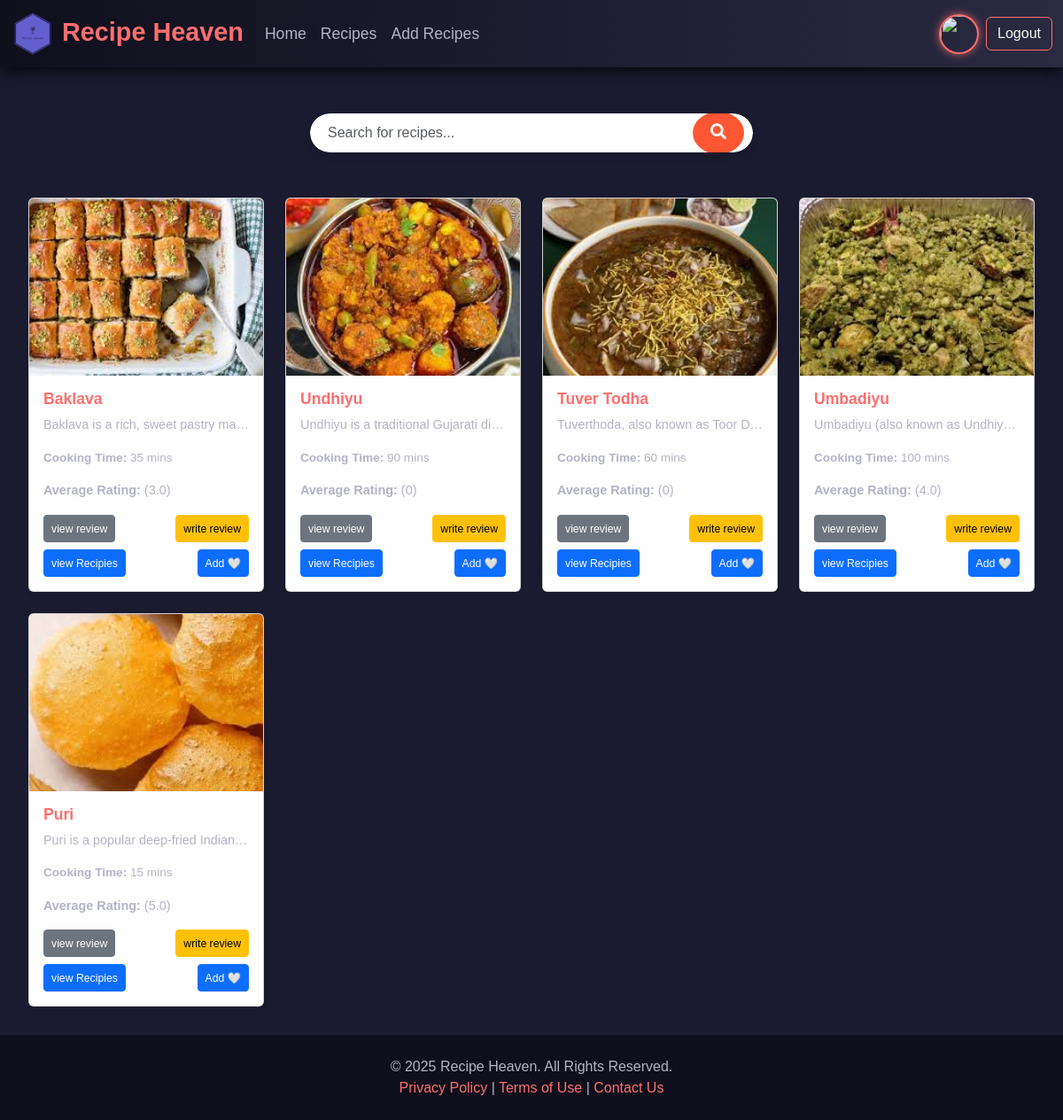
/recipies/ (signed in), run on the app's committed database.
### racipies/models.py (models this page shows, shortened)
class Recipes(models.Model):
    recipe_name = models.CharField(max_length=150)
    recipe_category = models.CharField(max_length=100)
    prep_time = models.PositiveIntegerField(help_text="Preparation time in minutes")
    cook_time = models.PositiveIntegerField(help_text="Cooking time in minutes")
    description = models.TextField(blank=True, help_text="Brief description of the recipe")
    ingredients=models.TextField(blank=True)
    steps=models.TextField(blank=True)
    image = models.ImageField(upload_to='recipes/', blank=True, null=True, help_text="Upload an image of the recipe")
    created_at = models.DateTimeField(auto_now_add=True)
    updated_at = models.DateTimeField(auto_now=True)
    user = models.ForeignKey(User, on_delete=models.CASCADE, related_name='recipes', null=True)
    def average_rating(self):
        ratings = self.ratings.all()
        if ratings.exists():
            return round(sum(rating.rating for rating in ratings) / ratings.count(), 2)
        return 0

class Rating(models.Model):
    recipe = models.ForeignKey(
        Recipes, on_delete=models.CASCADE, related_name="ratings"
    )
    user = models.ForeignKey(
        "auth.User", on_delete=models.CASCADE, null=True, blank=True, related_name="user_ratings"
    )
    rating = models.PositiveIntegerField(
        validators=[
            MinValueValidator(1),
            MaxValueValidator(5),
        ],
        help_text="Rating value between 1 (worst) and 5 (best)",
    )
    review = models.TextField(blank=True, null=True, help_text="Write a review for this recipe")
    created_at = models.DateTimeField(auto_now_add=True)

### racipies/views.py (the view)
# urls.py: path('',recipies,name="recipies"),
@login_required(login_url='/accounts/login/')
def recipies(request):
    if request.method == "GET":
        data = Recipes.objects.all()
        for item in data:
            item.reviews = Rating.objects.filter(recipe=item)
        return render(request, "racipies/recipies.html", {'data': data})
    return render(request, "racipies/recipies.html")

### accounts/context_processors.py (called while the page is built)
def user_profile_image(request):
    if request.user.is_authenticated:
        try:
            user_profile = user_image.objects.get(user=request.user)
            return {'profile_image_url': user_profile.user_image.url if user_profile.user_image else None}
        except user_image.DoesNotExist:
            return {'profile_image_url': None}
    return {'profile_image_url': None}

### racipies/templates/racipies/recipies.html (shortened to what this page needs)
{% extends "layout.html" %}
{% block content %}
<div class="container ">
<div class="search-container container mb-4">
    <div class="search-box">
        <input type="text" id="searchInput" class="form-control" placeholder="Search for recipes..." onkeyup="searchRecipes()">
        <button class="search-btn">
            <i class="fa fa-search"></i>
        </button>
    </div>
</div>
{% if data %}
    <div class="row g-4">
        {% for item in data %}
        <div class="col-12 col-md-6 col-lg-3 recipe-card">
            <div class="card shadow-sm h-100 d-flex flex-column recipe-card">
                <img src="/accounts/media/{{ item.image }}" class="card-img-top" alt="Recipe Image" style="object-fit: cover; height: 200px;">
                <div class="card-body d-flex flex-column">
                    <h5 class="card-title" style="font-size: 1.1rem; overflow: hidden; text-overflow: ellipsis; white-space: nowrap;">{{ item.recipe_name }}</h5>
                    <p class="card-text" style="font-size: 0.9rem; overflow: hidden; text-overflow: ellipsis; white-space: nowrap;">{{ item.description|truncatechars:60 }}</p>
                    <p class="card-text card-cook" style="font-size: 0.85rem;"><strong>Cooking Time:</strong> {{ item.cook_time }} mins</p>
                    <p hidden class="card-category">{{item.recipe_category}}/p>
                    <p class="card-text card-rating" style="font-size: 0.9rem;">
                        <strong>Average Rating: </strong>
                        ({{ item.average_rating }})
                    </p>
                    <div class="d-flex justify-content-between mt-auto">
                        <button type="button" class="btn btn-secondary btn-sm" data-bs-toggle="modal" data-bs-target="#viewReviewsModal{{ item.id }}">
                            <small>view review</small>
                        </button>
                        <button type="button" class="btn btn-warning btn-sm" data-bs-toggle="modal" data-bs-target="#writeReviewModal{{ item.id }}">
                            <small>write review</small>
                        </button>
                    </div>
                    <div class="d-flex justify-content-between mt-2">
                        <button type="button" class="btn btn-primary btn-sm" data-bs-toggle="modal" data-bs-target="#recipeModal{{ item.id }}">
                            <small>view Recipies </small>
                        </button>
                        <form id="favourite-form-{{ item.id }}" action="{% url 'toggle_favourite' item.id %}" method="POST" class="favourite-form">
                            <button type="submit" class="btn btn-primary btn-sm favourite-btn {% if item in request.user.favourites.all %} active {% endif %}">
                                <span class="btn-text">
                                    {% if item in request.user.favourites.all %}
                                    <small>Remove ❤️</small>
                                    {% else %}
                                    <small>Add 🤍</small>
                                    {% endif %}
                                </span>
                            </button>
                        </form>
                    </div>
                </div>
            </div>
        </div>
        {% endfor %}
    </div>
    {% else %}
    <p class="text-light">We haven’t uploaded any recipes yet.</p>
    {% endif %}
</div>
{% endblock content %}

### templates/layout.html (style rules this page uses)
body { font-family: "Poppins", sans-serif; background-color: #1b1b2f; color: #f5f5f5; margin: 0; padding: 0; }
.container { max-width: 1200px; padding: 2rem; }
.card-title { font-size: 1.5rem; font-weight: bold; color: #ff6e6e; }
.card-text { color: #b3b3c5; }

### racipies/templates/racipies/recipies.html (style rules this page uses)
.search-container { text-align: center; padding: 20px 0; }
.search-box { position: relative; display: inline-block; width: 100%; max-width: 500px; border-radius: 50px; overflow: hidden; box-shadow: 0 4px 8px rgba(0, 0, 0, 0.1); }
.search-box input { width: 100%; padding: 10px 50px 10px 20px; border: none; border-radius: 50px; font-size: 16px; box-sizing: border-box; outline: none; transition: all 0.3s ease-in-out; }
.search-btn { position: absolute; top: 50%; right: 10px; transform: translateY(-50%); background-color: #ff5733; border: none; padding: 12px 20px; color: white; border-radius: 50%; cursor: pointer; transition: background-color 0.3s ease; outline: none; }
.search-btn i { font-size: 18px; }

### data on the page
Recipes: image (picture), recipe_name "Baklava", description "Baklava is a rich, sweet pastry ma…", cook_time "35", average_rating "3.0"
Recipes: image (picture), recipe_name "Undhiyu", description "Undhiyu is a traditional Gujarati di…", cook_time "90", average_rating "0"
Recipes: image (picture), recipe_name "Tuver Todha", description "Tuverthoda, also known as Toor D…", cook_time "60", average_rating "0"
Recipes: image (picture), recipe_name "Umbadiyu", description "Umbadiyu (also known as Undhiy…", cook_time "100", average_rating "4.0"
Recipes: image (picture), recipe_name "Puri", description "Puri is a popular deep-fried Indian…", cook_time "15", average_rating "5.0"
